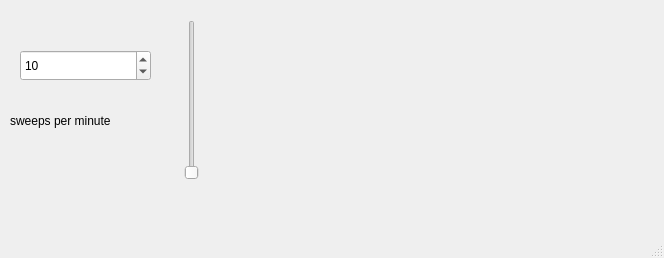
<?xml version="1.0" encoding="UTF-8"?>
<ui version="4.0">
 <class>MainWindow</class>
 <widget class="QMainWindow" name="MainWindow">
  <property name="geometry">
   <rect>
    <x>0</x>
    <y>0</y>
    <width>664</width>
    <height>258</height>
   </rect>
  </property>
  <property name="windowTitle">
   <string>sweeper</string>
  </property>
  <widget class="QWidget" name="centralwidget">
   <widget class="QwtPlot" name="inputSpectrum">
    <property name="geometry">
     <rect>
      <x>240</x>
      <y>20</y>
      <width>400</width>
      <height>200</height>
     </rect>
    </property>
   </widget>
   <widget class="QSlider" name="scopeAmplifier">
    <property name="geometry">
     <rect>
      <x>180</x>
      <y>20</y>
      <width>24</width>
      <height>160</height>
     </rect>
    </property>
    <property name="orientation">
     <enum>Qt::Vertical</enum>
    </property>
   </widget>
   <widget class="QSpinBox" name="sweepsperminuut">
    <property name="geometry">
     <rect>
      <x>20</x>
      <y>50</y>
      <width>131</width>
      <height>31</height>
     </rect>
    </property>
    <property name="minimum">
     <number>1</number>
    </property>
    <property name="value">
     <number>10</number>
    </property>
   </widget>
   <widget class="QLabel" name="label">
    <property name="geometry">
     <rect>
      <x>10</x>
      <y>110</y>
      <width>141</width>
      <height>21</height>
     </rect>
    </property>
    <property name="text">
     <string>sweeps per minute</string>
    </property>
   </widget>
  </widget>
  <widget class="QStatusBar" name="statusbar"/>
 </widget>
 <customwidgets>
  <customwidget>
   <class>QwtPlot</class>
   <extends>QFrame</extends>
   <header>qwt_plot.h</header>
  </customwidget>
 </customwidgets>
 <resources/>
 <connections/>
</ui>
